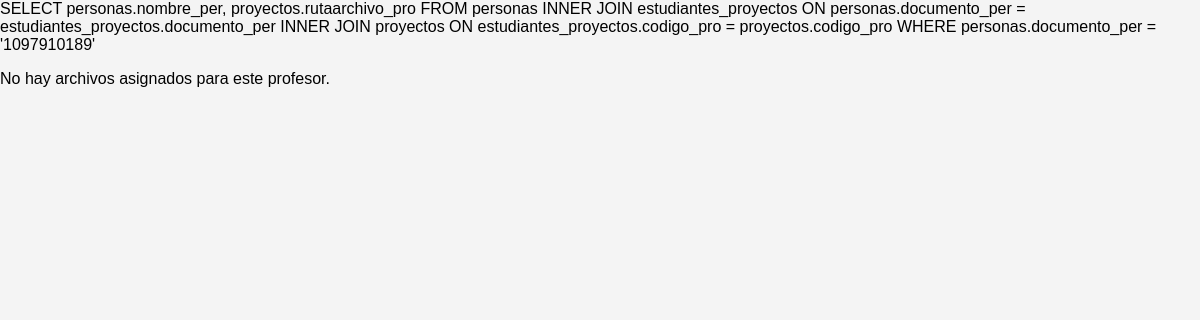
Before: /subir_archivos/lista_archivos_profesor.php (signed in) with the older database file.
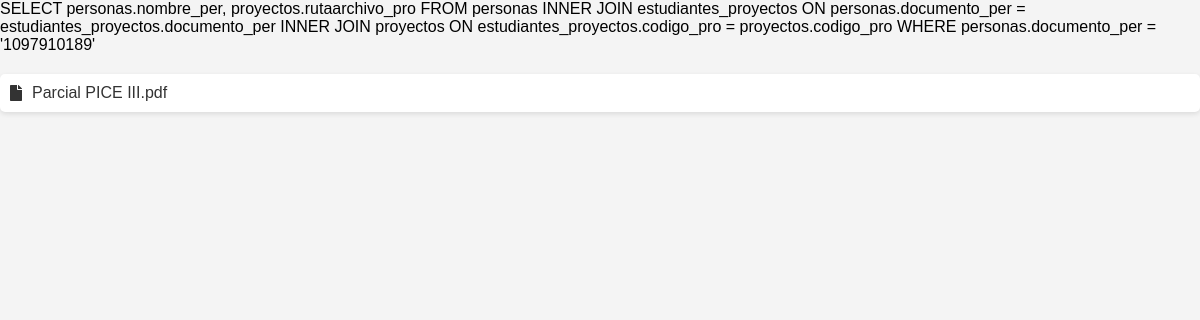
After: the same page with the newer database file.
### tables this page shows
CREATE TABLE `personas` (
  `documento_per` varchar(15) NOT NULL,
  `nombre_per` varchar(30) DEFAULT NULL,
  `apellidos_per` varchar(30) DEFAULT NULL,
  `fechanacimiento` date DEFAULT NULL,
  `email_per` varchar(100) DEFAULT NULL,
  `telefono_per` varchar(15) DEFAULT NULL,
  `foto_per` varchar(100) DEFAULT NULL,
  `estado_per` char(10) DEFAULT NULL,
  `password_per` varchar(50) DEFAULT NULL,
  `codigo_tip` int(11) DEFAULT NULL,
  `codigo_sem` int(11) DEFAULT NULL
);

CREATE TABLE `proyectos` (
  `codigo_pro` int(11) NOT NULL,
  `tiutlo_pro` varchar(150) DEFAULT NULL,
  `estado_pro` char(10) DEFAULT NULL,
  `anio_pro` int(11) DEFAULT NULL,
  `mes_pro` int(11) DEFAULT NULL,
  `palabras_pro` varchar(150) DEFAULT NULL,
  `codigo_ciu` int(11) DEFAULT NULL,
  `duracion_pro` int(11) DEFAULT NULL,
  `codigo_tip_pro` int(11) DEFAULT NULL,
  `horassemanalider_pro` int(11) DEFAULT NULL,
  `resumen` varchar(700) DEFAULT NULL,
  `planteamientoproblema` varchar(999) DEFAULT NULL,
  `justificacion` varchar(999) DEFAULT NULL,
  `preguntainvestigacion` varchar(200) DEFAULT NULL,
  `marcoteorico` varchar(999) DEFAULT NULL,
  `estadoarte` varchar(999) DEFAULT NULL,
  `objetivogeneral` varchar(200) DEFAULT NULL,
  `objetivosespecificos` varchar(800) DEFAULT NULL,
  `metodologia` varchar(999) DEFAULT NULL,
  `cronograma` varchar(999) DEFAULT NULL,
  `resultadosProductos` varchar(999) DEFAULT NULL,
  `bibliografia` varchar(999) DEFAULT NULL,
  `presupuesto` varchar(999) DEFAULT NULL,
  `gastosprofesores` varchar(999) DEFAULT NULL,
  `gastosequipos` varchar(999) DEFAULT NULL,
  `gastossoftware` varchar(999) DEFAULT NULL,
  `gastosviajes` varchar(999) DEFAULT NULL,
  `gastosplanformacion` varchar(999) DEFAULT NULL,
  `rutaarchivo_pro` varchar(100) DEFAULT NULL
);

### subir_archivos/lista_archivos_profesor.php (the view, shortened to what this page needs)
<!DOCTYPE html>
<html lang="es">
<head>
    <link rel="stylesheet" href="https://cdnjs.cloudflare.com/ajax/libs/font-awesome/5.15.4/css/all.min.css">
</head>
<body>
    <div class="container">
        <?php
        include('../conexion.php');
            $sql = "SELECT personas.nombre_per, proyectos.rutaarchivo_pro
            FROM personas
            INNER JOIN estudiantes_proyectos ON personas.documento_per = estudiantes_proyectos.documento_per
            INNER JOIN proyectos ON estudiantes_proyectos.codigo_pro = proyectos.codigo_pro
            WHERE personas.documento_per = '" . $_SESSION['documento_per'] . "'";
            echo "$sql";
            $result = $conn->query($sql);
            if ($result->num_rows > 0) {
                echo "<ul class='file-list'>";
                while ($row = $result->fetch_assoc()) {
                    $rutaArchivo = $row['rutaarchivo_pro'];
                    $nombreArchivo = basename($rutaArchivo);
                    echo "<li class='file-link'>";
                    echo "<a href='$rutaArchivo'><i class='fas fa-file'></i> $nombreArchivo</a>";
                    echo "</li>";
                }
                echo "</ul>";
            } else {
                echo "<p>No hay archivos asignados para este profesor.</p>";
            }
        ?>
    </div>
</body>
</html>

Changed rows visible on the page:
now on this page (row edited): personas: proyectos.rutaarchivo_pro "Parcial PICE III.pdf"
Other visible differences:
text no longer shown: "No hay archivos asignados para este profesor."
